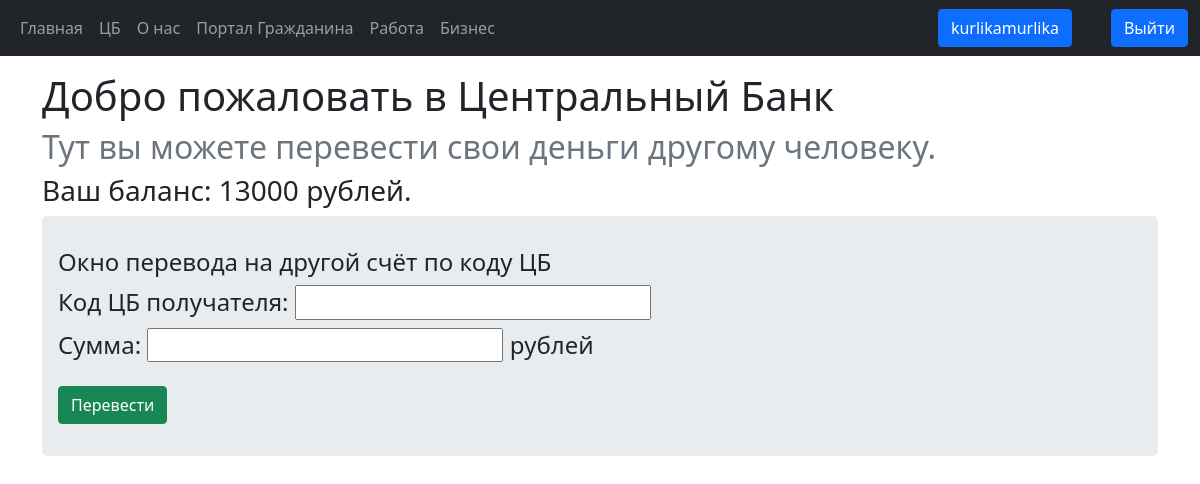
/send/ (signed in), run on an earlier commit of the app's database.
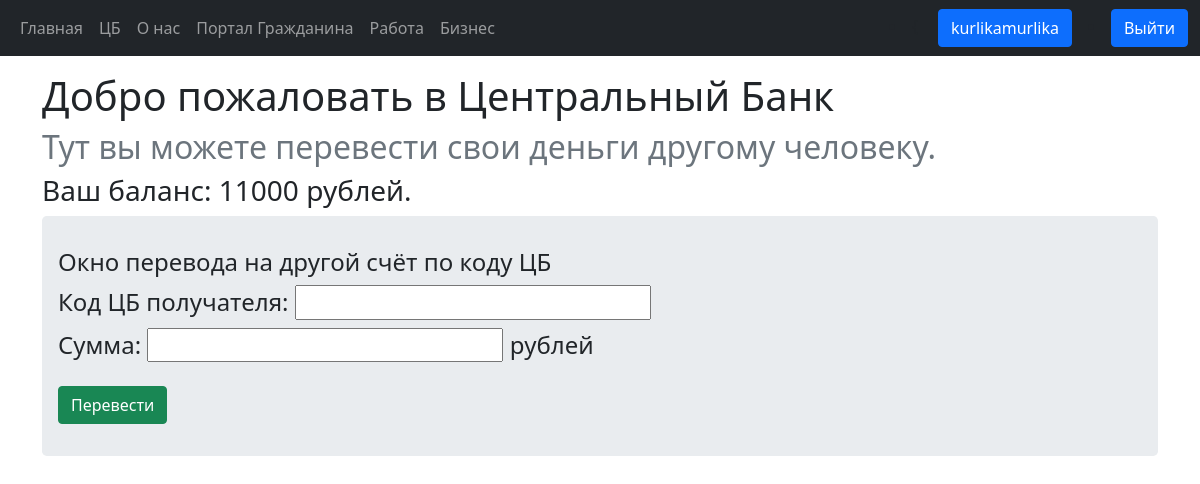
And on a later commit of the database.
### bank/models.py (models this page shows, shortened)
class BankAccount(models.Model):
    user = models.ForeignKey(User, on_delete=models.CASCADE, blank=True, null=True)
    name = models.CharField(max_length=10, unique=True)
    balance = models.IntegerField(default=0)
    account_type = models.CharField(max_length=20, default='personal')

### bank/views.py (the view, shortened to what this page needs)
# urls.py: path('send/', views.send, name='send'),
def send(request):
    works = True
    bank_account = ''
    not_enough_money = False
    try:
        bank_account = BankAccount.objects.filter(user_id=request.user.id).get(account_type='personal')
        has_bank = True
    except:
        has_bank = False
    form = SendMoney(request.POST or None)
    send_dict = {
        'has_bank': has_bank,
        'bank_account': bank_account,
        'form': form,
        'works': works,
        'not_enough_money': not_enough_money,
    }
    return render(request, 'bank/send.html', context=send_dict)

### bank/forms.py
class SendMoney(forms.Form):
    receiver = forms.CharField(max_length=10, min_length=10, label='Код ЦБ получателя')
    amount = forms.IntegerField(min_value=100, label="Сумма")

### bank/templates/bank/send.html (shortened to what this page needs)
<!DOCTYPE html>
{% extends 'bank/base.html' %}
{% block body_content %}
    {% if user.is_authenticated %}
        <h1>Добро пожаловать в Центральный Банк</h1>
        <h2 class="text-secondary">Тут вы можете перевести свои деньги другому человеку.</h2>
        {% if has_bank %}
            <h3>Ваш баланс: {{ bank_account.balance }} рублей.</h3>
            <div class="jumbotron" id="send_money_code">
                <h4>Окно перевода на другой счёт по коду ЦБ</h4>
                <form method="post" action="">
                    <h4>{{ form.receiver.label_tag }} {{ form.receiver }}</h4>
                    <h4>{{ form.amount.label_tag }} {{ form.amount }} рублей</h4>
                    <button class="btn btn-success btn-large mt-3" type="submit">Перевести</button>
                </form>
            </div>
        {% else %}
            <h1 class="text-warning">Сначала создайте себе банковский счёт <a class="" href="{% url 'bank:profile' user.id %}">здесь</a>.</h1>
        {% endif %}
    {% else %}
        <h1>Сначала войдите в аккаунт</h1>
    {% endif %}
{% endblock %}

What changed in the data, as far as the page shows it:
changed BankAccount: balance "13000" → "11000"
